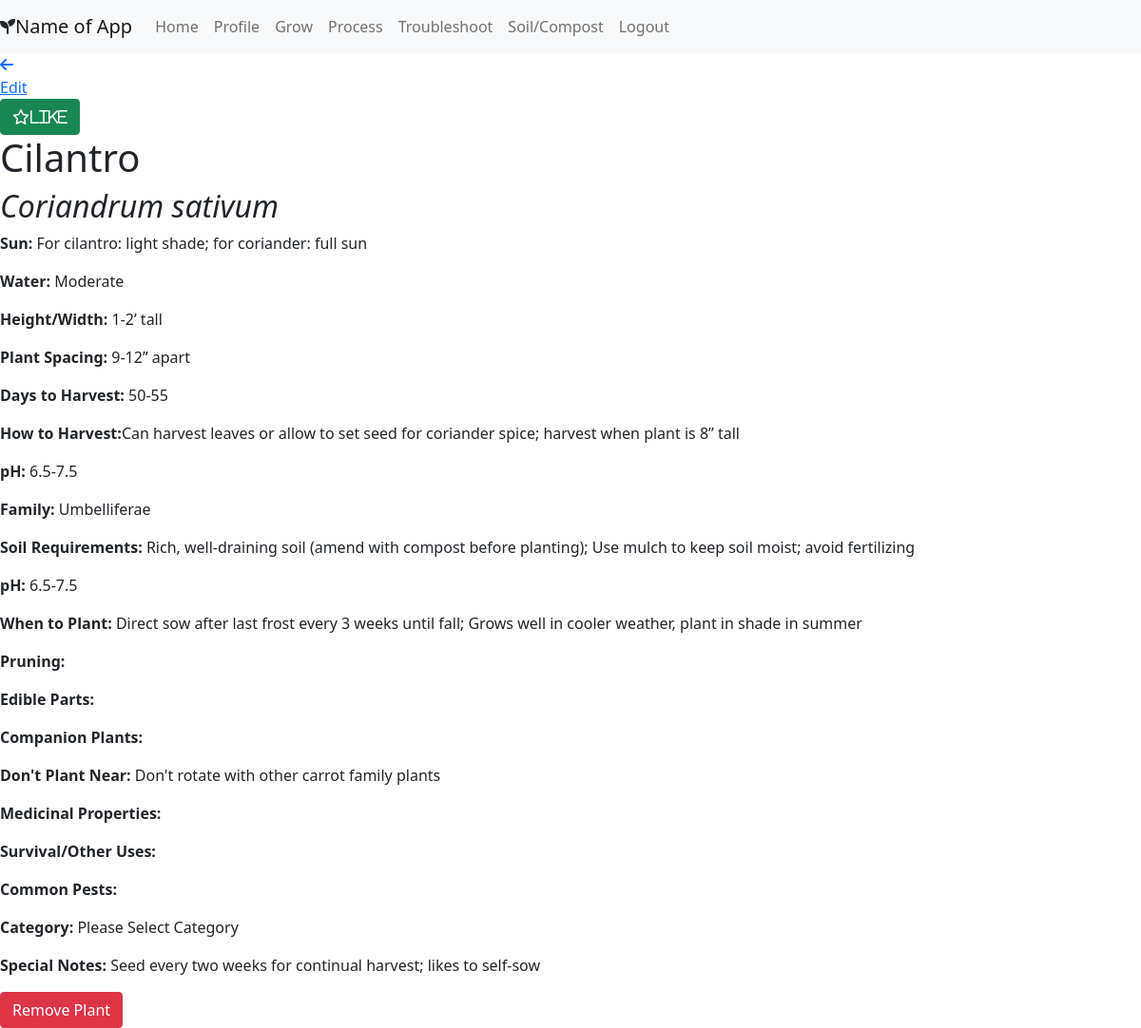
Page /grow/details/21 (signed in) on the earlier database version.
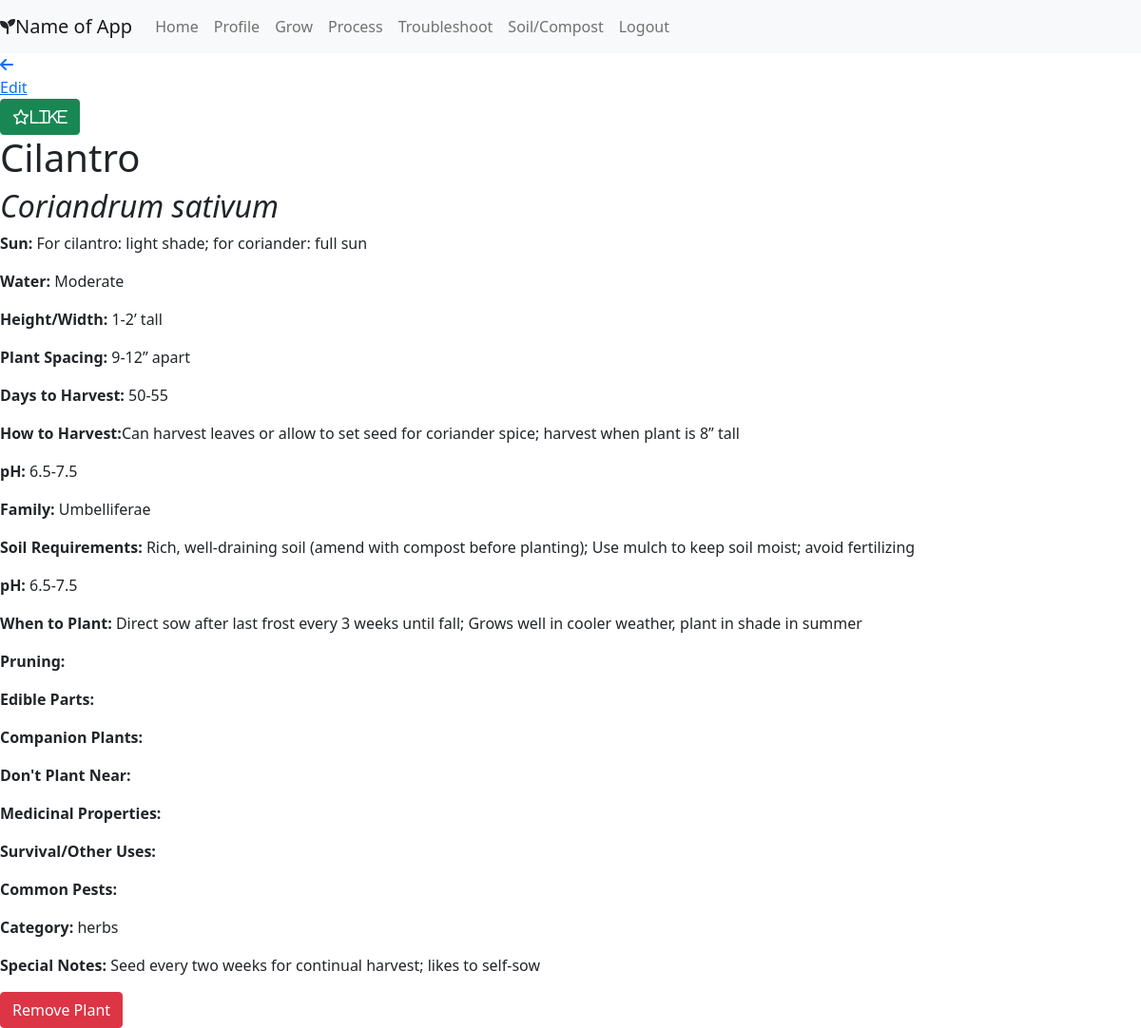
Same page on the later database version.
### portfolio/models.py (models this page shows, shortened)
class Plant(models.Model):
    users_like = models.ManyToManyField(User, related_name = "plants_liked")
    category = models.CharField(max_length = 45)
    name = models.CharField(max_length = 45)
    plant_pic = models.ImageField(upload_to=None, height_field=None, width_field=None, max_length=100, blank=True, null=True)
    latin_name = models.CharField(max_length = 45, null=True)
    sun = models.CharField(max_length = 45, null=True)
    water = models.CharField(max_length = 255, null=True)
    spacing = models.CharField(max_length = 45, null=True)
    height_width = models.CharField(max_length = 45, null=True)
    days_to_harvest = models.CharField(max_length = 45, null=True)
    pH = models.CharField(max_length = 45, null=True)
    planting = models.TextField(null = True)
    family=models.CharField(max_length = 45, null=True)
    soil_reqs = models.TextField(null = True)
    companion_plants = models.TextField(null = True)
    dont_plant_near = models.TextField(null = True)
    pruning = models.TextField(null = True)
    harvesting = models.TextField(null = True)
    common_pests = models.TextField(null = True)
    medicinal_props = models.TextField(null = True)
    edibility = models.TextField(null = True)
    other_uses = models.TextField(null = True)
    specific_notes = models.TextField(null = True)
    created_at = models.DateTimeField(auto_now_add=True)
    updated_at = models.DateTimeField(auto_now=True)
    objects = PlantManager()

### portfolio/views.py (the view)
# urls.py: path('grow/details/<int:plant_id>', views.plant_details),
def plant_details(request, plant_id):
    context={
        'current_user' : User.objects.get(id = request.session['user_id']),
        'plant' : Plant.objects.get(id=plant_id),
    }
    return render(request, 'plant_details.html', context)

### portfolio/templates/plant_details.html (shortened to what this page needs)
<!DOCTYPE html>
<html lang="en">
<head>
    <link href="https://cdn.jsdelivr.net/npm/bootstrap@5.0.0-beta3/dist/css/bootstrap.min.css" rel="stylesheet"
>
    <link rel="stylesheet" href="https://cdn.jsdelivr.net/npm/bootstrap-icons@1.4.1/font/bootstrap-icons.css">
    {% load static %}
    <link rel="stylesheet" href="{% static 'css/styles.css' %}">
</head>
<body>
    <div>
        <nav class="navbar navbar-expand-lg navbar-light bg-light sticky-top">
            <i class="fas fa-seedling"></i><a class="navbar-brand" href="#"> Name of App</a>
            <div class="collapse navbar-collapse" id="navbarNavAltMarkup">
                <div class="navbar-nav">
                    <a class="nav-item nav-link" href="/home">Home</a>
                    <a class="nav-item nav-link" href="/profile/{{current_user.id}}">Profile</a>
                    <a class="nav-item nav-link" href="/grow">Grow</a>
                    <a class="nav-item nav-link" href="#">Process</a>
                    <a class="nav-item nav-link" href="#">Troubleshoot</a>
                    <a class="nav-item nav-link" href="#">Soil/Compost</a>
                    <a class="nav-item nav-link" href="/logout">Logout</a>
                </div>
            </div>
        </nav>
    </div>
    <a href="javascript:history.back()"><i class="fas fa-arrow-left"></i></a>
    <a href="/plant/{{plant.id}}/edit" style="display: block;">Edit</a>
    <form action="/plant/{{plant.id}}/like" method="POST">
        <button class="btn btn-success btn-md" type="submit" value="Like Plant"><i class="far fa-star">Like</i>
            </button>
    </form>
    <form action="/plant/delete/{{plant.id}}" method="POST">
        <h1>{{plant.name}}</h1>
        <h2><em>{{plant.latin_name}}</em></h2>
        <p><strong>Sun: </strong> {{plant.sun}}</p>
        <p><strong>Water: </strong> {{plant.water}}</p>
        <p><strong>Height/Width: </strong>{{plant.height_width}}</p>
        <p><strong>Plant Spacing: </strong>{{plant.spacing}}</p>
        <p><strong>Days to Harvest: </strong>{{plant.days_to_harvest}}</p>
        <p><strong>How to Harvest:</strong>{{plant.harvesting}}</p>
        <p><strong>pH: </strong> {{plant.pH}}</p>
        <p><strong>Family: </strong> {{plant.family}}</p>
        <p><strong>Soil Requirements: </strong>{{plant.soil_reqs}}</p>
        <p><strong>pH: </strong> {{plant.pH}}</p>
        <p><strong>When to Plant: </strong> {{plant.planting}}</p>
        <p><strong>Pruning: </strong> {{plant.pruning}}</p>
        <p><strong>Edible Parts: </strong> {{plant.edibility}}</p>
        <p><strong>Companion Plants: </strong> {{plant.companion_plants}}</p>
        <p><strong>Don't Plant Near: </strong> {{plant.dont_plant_near}}</p>
        <p><strong>Medicinal Properties: </strong> {{plant.medicinal_props}}</p>
        <p><strong>Survival/Other Uses: </strong> {{plant.other_uses}} </p>
        <p><strong>Common Pests: </strong> {{plant.common_pests}}</p>
        <p><strong>Category: </strong> {{plant.category}}</p>
        <p><strong>Special Notes: </strong> {{plant.specific_notes}}</p>
        <button type="submit" class="btn btn-danger">Remove Plant</button>
    </form>
</body>
</html>

Differences in the rows shown:
changed Plant "Cilantro": category "Please Select Category" → "herbs"; dont_plant_near "Don't rotate with other carrot family plants" → (not shown)
